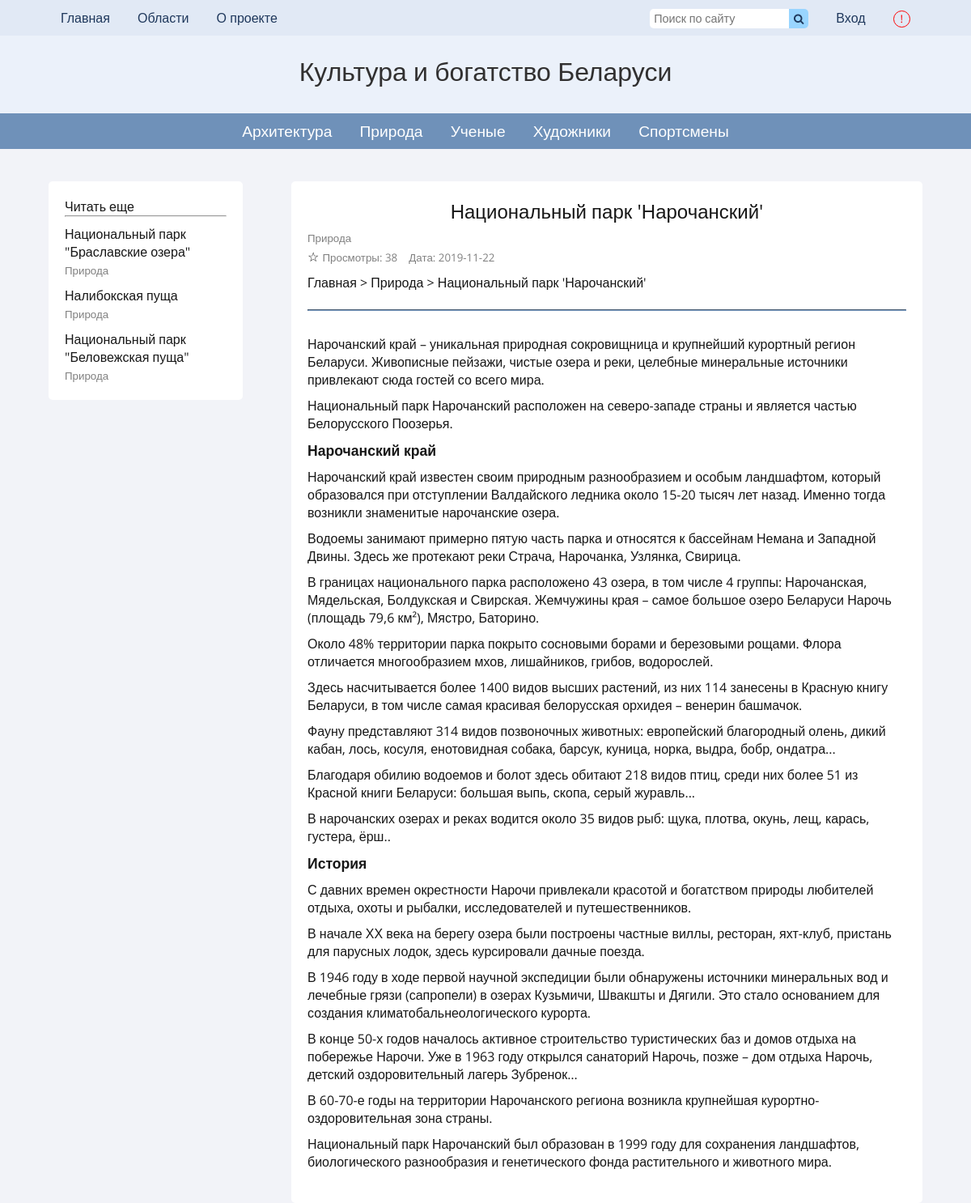
/pages/article.php?id=43, run on the app's committed database.
### tables this page shows
CREATE TABLE `categories` (
  `id` int(11) NOT NULL,
  `title` varchar(100) NOT NULL,
  `description` text NOT NULL,
  `last_author` varchar(20) DEFAULT NULL,
  `pubdate` timestamp NOT NULL DEFAULT current_timestamp()
);

CREATE TABLE `articles` (
  `id` int(11) NOT NULL,
  `title` varchar(255) NOT NULL,
  `text` text NOT NULL,
  `pubdate` datetime DEFAULT current_timestamp(),
  `views` int(11) NOT NULL DEFAULT 0,
  `likes` int(11) NOT NULL DEFAULT 0,
  `dislikes` int(11) NOT NULL DEFAULT 0,
  `category_id` varchar(20) NOT NULL,
  `last_author` varchar(20) DEFAULT NULL,
  `district_id` text DEFAULT NULL,
  `lat` double DEFAULT NULL,
  `lng` double DEFAULT NULL
);

### includes/config.php (called while the page is built, shortened)
<?php
	$params = array(
		'title' => 'Культура и богатство Беларуси'
	);

### includes/read-more.php (the view)
<span>Читать еще</span>
<hr>
<?php
	$current_article = mysqli_fetch_assoc(mysqli_query($connection, "SELECT * FROM `articles` WHERE `id` = $article_id"));
	$category_id = $current_article['category_id'];
	$category = mysqli_fetch_assoc(mysqli_query($connection, "SELECT `id`, `title` FROM `categories` WHERE `id` = '$category_id'"));
	if ($articles = mysqli_query($connection, "SELECT * FROM `articles` ORDER BY `pubdate` DESC")) {
		if (mysqli_num_rows($articles) !== false) {
			$limit = 0;
			while ($post = mysqli_fetch_assoc($articles)) {
				if ($post['id'] != $article_id and strpos($post['category_id'], $category_id) !== false and $limit < 6) { ?>
					<div class="read-more-item">
						<div>
							<a href="article.php?id=<?php echo $post['id'] ?><?php echo @$change_info ?>">
								<?php echo $post['title'] ?>
							</a>
						</div>
						<div class="categories">
							<small>
								<a href="category.php?cat=<?php echo $category['id'] ?>"><?php echo $category['title'] ?></a>
							</small>
						</div>
					</div>
					<?php
					$limit++;
				}
			}
		}
	}

### pages/article.php (shortened to what this page needs)
<?php require '../includes/config.php' ?>
<!DOCTYPE html>
<html lang="en">
<head>
	<?php include '../includes/common-header.php' ?>
	<link rel="stylesheet" type="text/css" href="../css/article.css?version=1.0">
	<link rel="stylesheet" type="text/css" href="../css/post-info.css?version=1.0">
</head>
<body>
	<?php include '../includes/header.php'; $article_id = $_GET['id']; ?>
	<aside>
		<?php include '../includes/read-more.php' ?>
	</aside>
	<section class="side-section">
		<article>
			<?php
				$result = mysqli_query($connection, "SELECT * FROM `articles` WHERE `id` = $article_id");
				if (mysqli_num_rows($result) !== false) {
					$post = mysqli_fetch_assoc($result);
				include '../includes/post-info.php';
			?>
			<div class="path">
				<span><a href="home.php">Главная > </a> <a href="category.php?cat=<?php echo $cat['id'] ?>#track-<?php echo $post['id'] ?>"><?php echo $cat['title'] ?> > </a> <a><?php echo $post['title'] ?></a></span>
			</div> <br>
			<hr>
			<div class="post-content">
				<?php
					echo $post['text'];
					$id = $post['id'];
					$views = $post['views'] + 1;
					mysqli_query($connection, "UPDATE `articles` SET `views` = $views WHERE `articles`.`id` = $id;");
				}
				?>
			</div>
		</article>
	</section>
		<?php include '../includes/read-more.php' ?>
</body>
</html>

### includes/header.php (shortened to what this page needs)
<?php require '../includes/get-user.php' ?>
<link rel="stylesheet" type="text/css" href="../css/header.css">
<link rel="stylesheet" href="https://cdnjs.cloudflare.com/ajax/libs/font-awesome/4.7.0/css/font-awesome.min.css">
<header>
	<div class="tool-section">
		<div id="tool-content">
			<div id="left">
				<a href="home.php">Главная</a>
				<div class="dropdown">
					<a onclick="showDistricts()">Области</a>
				</div>
				<a href="about.php">О проекте</a>
			</div>
			<div id="right">
				<div class="search-section">
					<form method="get" action="../pages/search-results.php" autocomplete="off">
						<input class="search-input" type="text" placeholder="Поиск по сайту" name="search_key" value="<?php if (isset($key)) {echo $key;} ?>" maxlength="25">
						<button class="search-btn" type="submit"><i class="fa fa-search"></i></button>
					</form>
				</div>
				<?php
					if (!isset($_SESSION['user'])) { ?>
						<a href="login.php">Вход</a>
					<?php }
					else { ?>
						<a href="user.php"><?php echo $user_name  ?></a>
					<?php } ?>
				<button id="complain-button" title="Сообщить о проблеме модераторам" type="button" onclick="fullwindowpopup()"><span id="exclamation-mark">!</span></button>
			</div>
		</div>
	</div>
	<div class="logo">
		<a href="home.php">
		<?php echo $params['title'] ?></a>
	</div>
	<div class="categories-section">
		<ul id="categories-section">
			<?php
				$categories = mysqli_query($connection, "SELECT `title`, `id` FROM `categories` ORDER BY `id` ASC");
				while ($cat = mysqli_fetch_assoc($categories)) {
					$id = $cat['id'];
					?>
					<li <?php cur_page("category.php?cat=" . $id) ?>><a href="category.php?cat=<?php echo $id ?>"><?php echo $cat['title'] ?> </a></li>
			<?php } ?>
		</ul>
	</div>
</header>

### includes/post-info.php (shortened to what this page needs)
<div class="post-info">
	<a class="post-title" href="article.php?id=<?php echo $post['id'] ?><?php echo @$change_info ?>">
		<span><?php echo $post['title'] ?></span>
	</a>
	<div>
		<small class="categories">
			<?php
				$post_category = str_replace(',', '', $post['category_id']);
				$post_category = intval($post_category);
				$cat = mysqli_query($connection, "SELECT * FROM `categories` WHERE `id` = $post_category");
				if (mysqli_num_rows($cat) > 0) { $cat = mysqli_fetch_assoc($cat); ?>
				<a href="category.php?cat=<?php echo $cat['id'] ?>"><?php echo $cat['title'] ?></a>
			<?php } ?>
		</small>
		<div class="post-meta">
			<span class="track"><button id="track-<?php echo $post['id'] ?>" type="button" onclick="track(<?php echo $post['id'] ?>)">
				<?php
					if (isset($_SESSION['user'])) {
						if (strpos($user['tracked_articles'], ' ' . $post['id'] . ',') !== false) {
							echo "&starf;";
						}
						else {
							echo "&star;";
						}
					}
					else {
							echo "&star;";
						}
				?>
			</button></span>
			<small class="views">Просмотры: <?php echo $post['views'] ?></small>
			<small class="pubdate">Дата: <?php for($i = 0; $i < 10; $i++) {echo $post['pubdate'][$i];}  ?></small>
		</div>
	</div>
</div>

### css/main.css (style rules this page uses)
* { margin: 0; padding: 0; font-family: 'Open Sans', sans-serif; color: #171717; box-sizing: border-box; }
body { min-height: 100vh; background-color: #f2f3f8; }
a { text-decoration: none; }
section { overflow: auto; max-width: 100%; padding: 20px; margin: 0 5%; background-color: #fff; border-radius: 5px; }
.side-section { width: 65%; float: right; }
input, textarea { border-radius: 5px; border: 1px solid rgba(79, 122, 171, 0.9); padding: 5px; font-size: 0.9em; max-width: 100%; }
button { cursor: pointer; }

### css/aside.css (style rules this page uses)
aside { float: left; margin-left: 5%; width: 20%; background-color: #fff; padding: 20px; border-radius: 5px; }
aside hr, .additional hr { margin-bottom: 10px; }

### css/article.css (style rules this page uses)
article { background-color: #fff; margin: 0 auto; word-wrap: break-word; border-radius: 5px; }
article .post-title { text-align: center; }
article hr { border-color: rgba(79, 122, 171, 0.8); }
.post-content { margin: 20px 0; }
.post-content p { margin: 10px 0; }
.post-content h2 { margin: 10px 0; font-weight: 600; font-size: 1.1em; }
.read-more-item:not(:last-child) { margin-bottom: 10px; }

### css/post-info.css (style rules this page uses)
.post-info { flex-wrap: wrap; display: flex; flex-direction: column; margin-bottom: 10px; }
.post-title { display: inline-block; font-size: 24px; margin-bottom: 5px; }
.categories a { display: inline-block; color: grey; }
.post-meta small, .post-meta a { display: inline-block; color: grey; margin-top: 5px; }
.likes, .dislikes, .views { margin-right: 10px; }
.track button { font-size: 1em; outline: none; cursor: pointer; border: 0; background-color: transparent; }

### css/header.css (style rules this page uses)
header { width: 100%; margin-bottom: 40px; }
.tool-section, .logo, .categories-section { width: 100%; padding: 0 5% 0 5%; }
.tool-section { text-align: center; font-size: 1em; height: 44px; line-height: 44px; background-color: #e1e9f5; }
.tool-section a, #tool-content a { cursor: pointer; color: #1f385c; margin: 5px 15px 5px 15px; }
.search-section { display: inline-block; margin-right: 15px; }
.logo { word-wrap: break-word; padding-top: 0.7em; text-align: center; font-size: 2em; height: 3em; background-color: #ebf1fa; }
.logo a { cursor: default; color: #313030; }
.categories-section { text-align: center; background-color: rgba(79, 122, 171, 0.8); }
#right { float: right; }
#left { float: left; }
.search-input { border: 0; height: 24px; border-top-right-radius: 0; border-bottom-right-radius: 0; }
.search-btn { border: 0; background-color: #99d5ff; border-top-right-radius: 5px; border-bottom-right-radius: 5px; margin-top: 10.5px; width: 24px; height: 24px; float: right; }
.search-btn i { color: #1f385c; }
#complain-button { margin-left: 15px; margin-right: 15px; width: 1.6em; height: 1.6em; vertical-align: middle; border-radius: 50%; border: 1px solid red; background-color: transparent; }
.dropdown { display: inline-block; }
#exclamation-mark { color: red; display: block; line-height: 1em; }
li { vertical-align: middle; font-size: 1.2em; height: 44px; line-height: 44px; display: inline-block; padding: 0 15px 0 15px; }
li a { color: #fff; }

### data on the page
categories: title "Архитектура"
categories: title "Природа"
categories: title "Ученые"
categories: title "Художники"
categories: title "Спортсмены"
articles: title "Национальный парк \"Браславские озера\""
articles: title "Налибокская пуща"
articles: title "Национальный парк \"Беловежская пуща\""
articles: title "Национальный парк 'Нарочанский'", views "38", pubdate "2", pubdate "0", pubdate "1", pubdate "9", pubdate "-", text "Нарочанский край – уникальная природная сокровищница и крупнейший курортный регион Беларуси. Живописные пейзажи, чистые озера и реки, целебные минеральные источники привлекают сюда гостей со всего мира. Национальный парк Нарочанский расположен на северо-западе страны и является частью Белорусского Поозерья. Нарочанский край Нарочанский край известен своим природным разнообразием и особым ландшафтом, который образовался при отступлении Валдайского ледника около 15-20 тысяч лет назад. Именно тогда возникли знаменитые нарочанские озера. Водоемы занимают примерно пятую часть парка и относятся к бассейнам Немана и Западной Двины. Здесь же протекают реки Страча, Нарочанка, Узлянка, Свирица. В…"

### other printed values
$params['title'] "Культура и богатство Беларуси"
